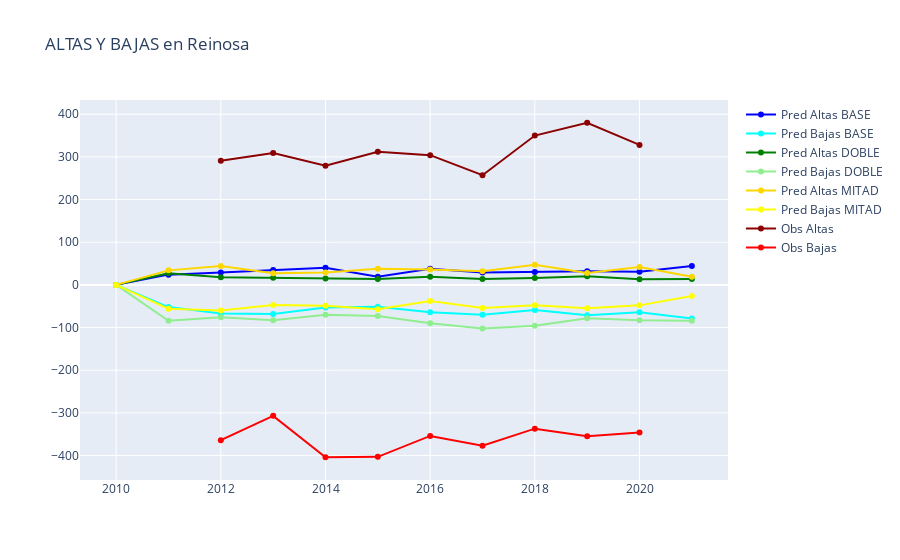

Notebook source saved alongside this figure:
### Code cell
plotter(df_18_in, df_18_out,
        df_19_in, df_19_out,
        df_20_in, df_20_out,
        "39059", "Reinosa")

### Figure 1 — Plotly figure (JSON) as saved in the notebook; plotly's stock layout.template omitted (floating-point values rounded to 4 significant figures)
{"data": [{"marker": {"color": "blue"}, "mode": "lines+markers", "name": "Pred Altas BASE", "showlegend": true, "type": "scatter", "x": [2010, 2011, 2012, 2013, 2014, 2015, 2016, 2017, 2018, 2019, 2020, 2021], "y": [0, 24, 29, 35, 40, 19, 38, 29, 30, 32, 31, 44]}, {"marker": {"color": "cyan"}, "mode": "lines+markers", "name": "Pred Bajas BASE", "showlegend": true, "type": "scatter", "x": [2010, 2011, 2012, 2013, 2014, 2015, 2016, 2017, 2018, 2019, 2020, 2021], "y": [0, -52, -67, -68, -53, -51, -64, -70, -59, -71, -64, -79]}, {"marker": {"color": "green"}, "mode": "lines+markers", "name": "Pred Altas DOBLE", "showlegend": true, "type": "scatter", "x": [2010, 2011, 2012, 2013, 2014, 2015, 2016, 2017, 2018, 2019, 2020, 2021], "y": [0, 27, 18, 17, 15, 14, 19, 14, 16, 20, 13, 14]}, {"marker": {"color": "lightgreen"}, "mode": "lines+markers", "name": "Pred Bajas DOBLE", "showlegend": true, "type": "scatter", "x": [2010, 2011, 2012, 2013, 2014, 2015, 2016, 2017, 2018, 2019, 2020, 2021], "y": [0, -84, -76, -83, -70, -73, -90, -102, -96, -78, -83, -84]}, {"marker": {"color": "gold"}, "mode": "lines+markers", "name": "Pred Altas MITAD", "showlegend": true, "type": "scatter", "x": [2010, 2011, 2012, 2013, 2014, 2015, 2016, 2017, 2018, 2019, 2020, 2021], "y": [0, 34, 44, 27, 29, 38, 36, 32, 47, 28, 42, 19]}, {"marker": {"color": "yellow"}, "mode": "lines+markers", "name": "Pred Bajas MITAD", "showlegend": true, "type": "scatter", "x": [2010, 2011, 2012, 2013, 2014, 2015, 2016, 2017, 2018, 2019, 2020, 2021], "y": [0, -56, -60, -47, -49, -57, -38, -54, -48, -55, -48, -26]}, {"marker": {"color": "darkred"}, "mode": "lines+markers", "name": "Obs Altas", "showlegend": true, "type": "scatter", "x": ["2010", "2011", "2012", "2013", "2014", "2015", "2016", "2017", "2018", "2019", "2020", "2021"], "y": [null, null, 291, 309, 279, 312, 304, 257, 350, 380, 328, null]}, {"marker": {"color": "red"}, "mode": "lines+markers", "name": "Obs Bajas", "showlegend": true, "type": "scatter", "x": ["2010", "2011", "2012", "2013", "2014", "2015", "2016", "2017", "2018", "2019", "2020", "2021"], "y": [null, null, -364, -307, -404, -403, -354, -377, -337, -355, -346, null]}], "layout": {"title": {"text": "ALTAS Y BAJAS en Reinosa"}}}
